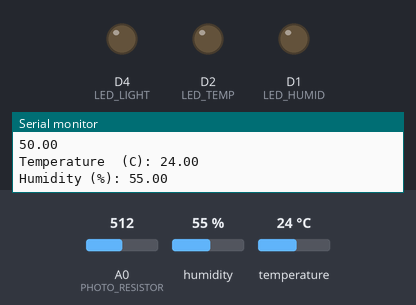
Bench run of a sketch on a simulated ESP8266 (NodeMCU). Parts: output pins drawn as LEDs (lit = HIGH), the last lines printed to the serial monitor. The inputs (shaded band) are chosen by the test bench; at power-on: humidity 55 %, A0 (PHOTO_RESISTOR) = 512, temperature 24 °C. WiFi joins after 1.5 s; servers stay silent unless stated.

Above: at 1.2 s.
1.3 s: humidity set to 41 %
2.9 s: humidity set to 38 %
At 4.5 s:
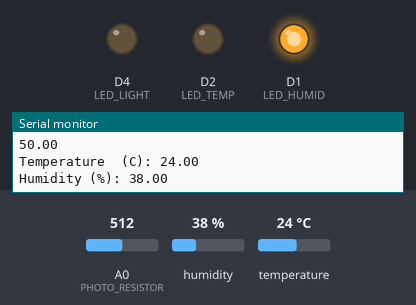
4.8 s: A0 (PHOTO_RESISTOR) set to 892
6.3 s: A0 (PHOTO_RESISTOR) set to 918
At 7.3 s:
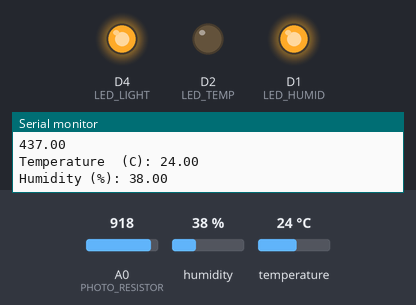
7.8 s: temperature set to 16 °C
9.3 s: temperature set to 13 °C
At 10.0 s:
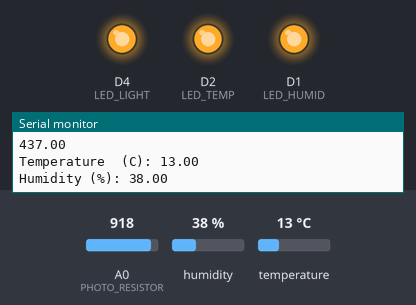
Timing chart, 0 to 12.0 s (numbered marks = the images above; inputs shaded):
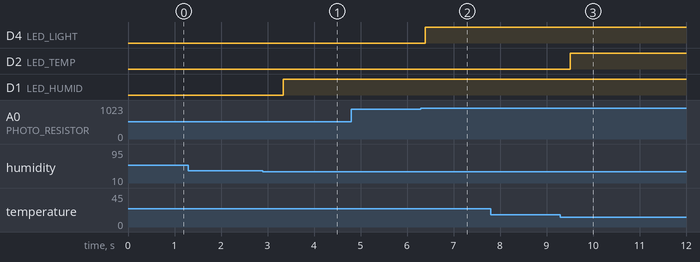

Measured:
- the behaviour switches between 40 and 39 % on humidity (found by bisection; images 0 and 1)
- the behaviour switches between 909 and 910 on A0 (PHOTO_RESISTOR) (found by bisection; images 1 and 2)
- the behaviour switches between 15 and 14 °C on temperature (found by bisection; images 2 and 3)
- after the input at 2.9 s, D1 (LED_HUMID): LOW → HIGH after 0.44 s
- after the input at 6.3 s, D4 (LED_LIGHT): LOW → HIGH after 0.09 s
- after the input at 9.3 s, D2 (LED_TEMP): LOW → HIGH after 0.21 s

The sketch:

environment.ino
```cpp
/*
Responsibility:
Mari Helgesen, s231705 (60%)
Mari Balke Fjellang, s231450 (40%)
*/

#include <dht11.h>
#include <ESP8266WiFi.h>
#include <ThingSpeak.h>

// Hotspot credentials
const char* ssid = "mariBF";
const char* pass = "marimari";

// Initiate the client
WiFiClient client;

// ThingSpeak settings
unsigned long channelID = 2399509;
const char* APIKey = "735H239HRB9DNBFA";
const char* server = "api.thingspeak.com";

// Define the correct pins
#define DHT11PIN D7
#define LED_HUMID D1
#define LED_TEMP D2
#define LED_LIGHT D4
#define PHOTO_RESISTOR A0

// Initiate the humidity sensor object
dht11 DHT11;

// Set pinmodes for the LEDs and start the serial monitor.
void  setup()
{
  Serial.begin(115200);
  pinMode(LED_HUMID, OUTPUT);
  pinMode(LED_TEMP, OUTPUT);
  pinMode(LED_LIGHT, OUTPUT);
  WiFi.begin(ssid, pass);
}

// Function for translating from analog value to lux
// Collected from https://www.aranacorp.com/en/luminosity-measurement-with-a-photoresistor/
int sensorRawToPhys(int aValue){
  const int VIN = 5.0;
  const int R_light = 10000.0;
  // Conversion rule
  float Vout = float(aValue) * (VIN / float(1023));// Conversion analog to voltage
  float RLDR = (R_light * (VIN - Vout))/Vout; // Conversion voltage to resistance
  int phys=500/(RLDR/1000); // Conversion resitance to lumen
  return phys;
}

// Checks the light intensity with a photo resistor and raises alarm if value is too high.
int checkLightIntensity() {
  int value = analogRead(PHOTO_RESISTOR);
  float lux = sensorRawToPhys(value);

  Serial.println("Light intensity in Lux: ");
  Serial.println(lux);

  if (lux > 400 || lux < 0) {
    digitalWrite(LED_LIGHT, HIGH);
  } else {
    digitalWrite(LED_LIGHT,  LOW);
  }

  return lux;
}


// Uses the humidity sensor to check temperature.
// Raises alarm if the value is outside acceptable interval.
int checkTemp() {
  int chk = DHT11.read(DHT11PIN);
  float temp = (float)DHT11.temperature;

  if (temp > 27 || temp < 15){
    digitalWrite(LED_TEMP, HIGH);
  } else {
    digitalWrite(LED_TEMP, LOW);
  }

  Serial.print("Temperature  (C): ");
  Serial.println((float)DHT11.temperature, 2);
  return temp;
}

// Uses the humidity sensor to check humidity.
// Raises alarm if the value is outside acceptable interval.
int checkHumidity() {
  int chk = DHT11.read(DHT11PIN);
  float humidity = (float)DHT11.humidity;

  if (humidity > 65 || humidity < 40){
    digitalWrite(LED_HUMID, HIGH);
  } else {
    digitalWrite(LED_HUMID, LOW);
  }

  Serial.print("Humidity (%): ");
  Serial.println((float)DHT11.humidity, 2);
  return humidity;
}

void loop()
{
  ThingSpeak.begin(client);
  client.connect(server, 80);

  // Use functions to get measurements of environmental values
  float lux = checkLightIntensity();
  float temp = checkTemp();
  float humidity = checkHumidity();

  // Write measurements to ThingSpeak for visualisation
  ThingSpeak.setField(3, humidity);
  ThingSpeak.setField(4, temp);
  ThingSpeak.setField(6, lux);
  ThingSpeak.writeFields(channelID, APIKey);
  client.stop();

  // Check the values every second
  delay(1000);
}
```
